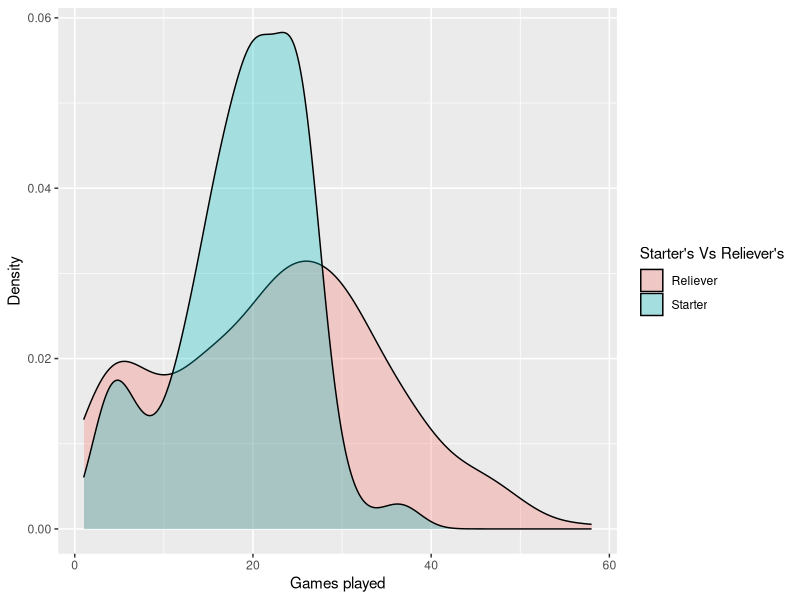
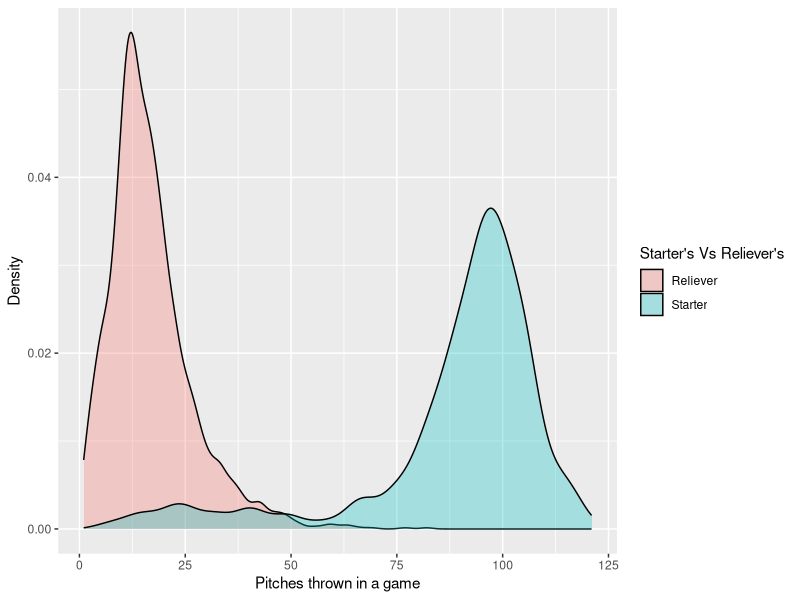
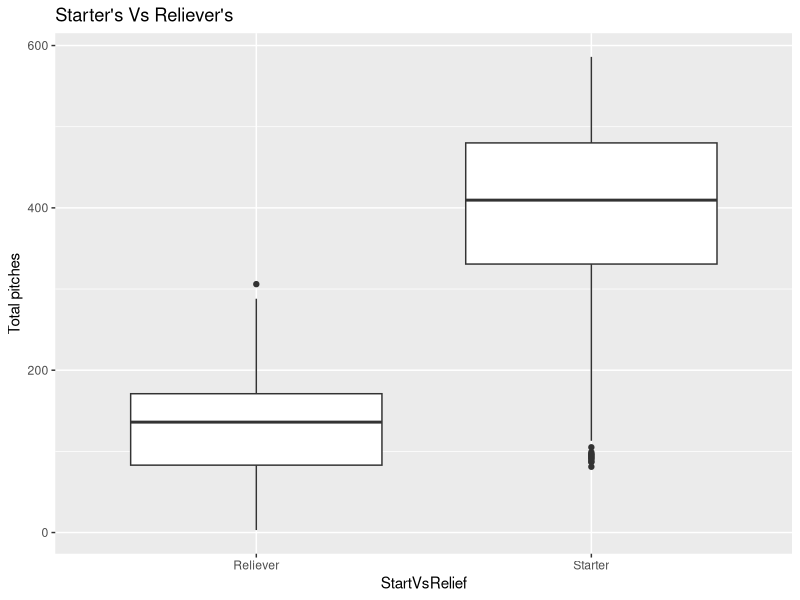
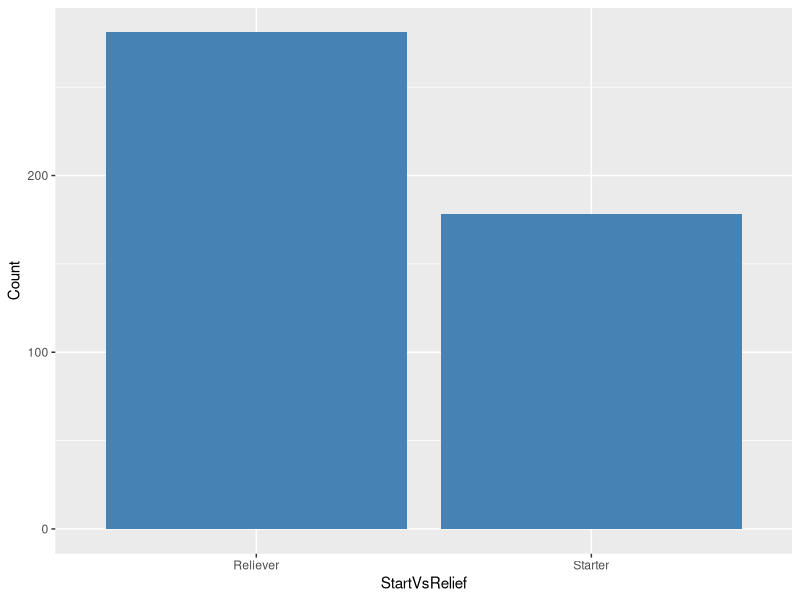
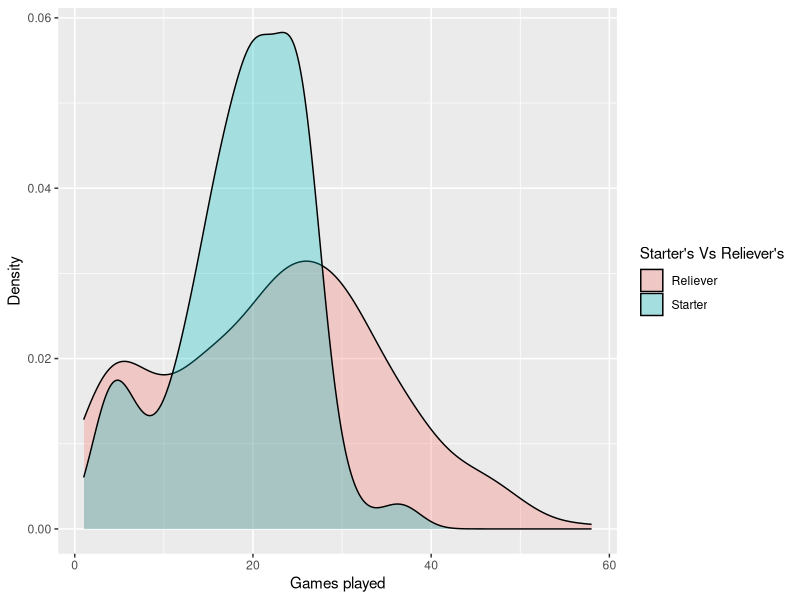
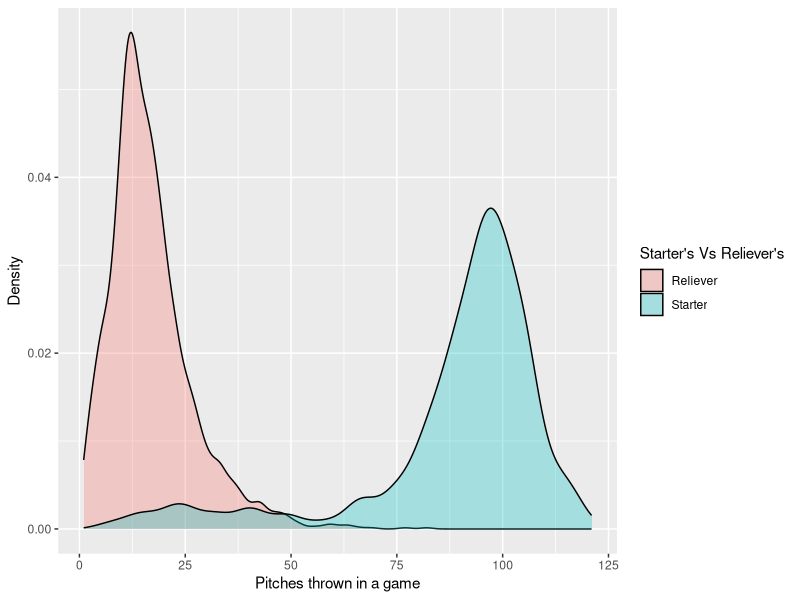
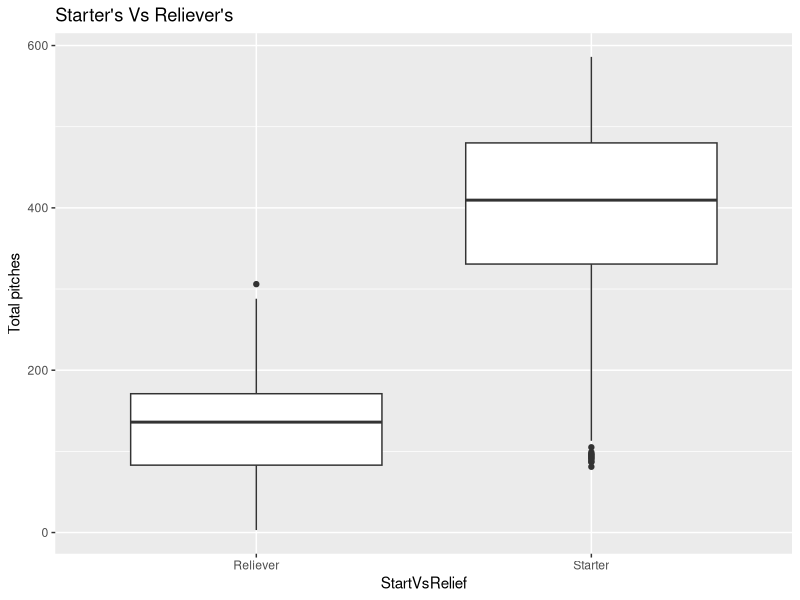
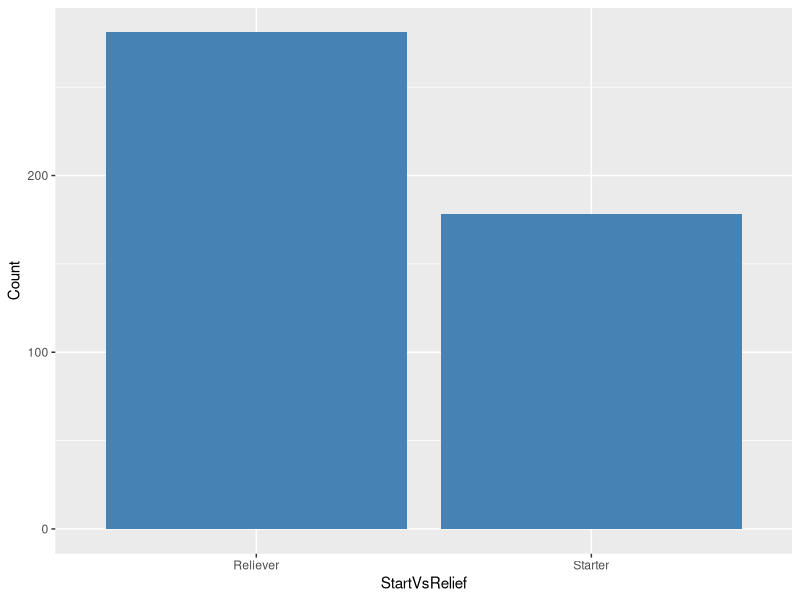

Source code (R) for these figures, in order:
library('ggplot2')

##### Games played #####
df <- read.csv('games_played.csv')

ggplot(df, aes(x = games_played, fill = StartVsRelief)) +
    geom_density(alpha = 0.3) +
    labs(x = 'Games played', y = 'Density', fill = "Starter's Vs Reliever's")
ggsave('games_played.pdf')

##### Pitches per game #####
df2 <- read.csv('pitch_per_game.csv')

ggplot(df2, aes(x = pitch_count, fill = StartVsRelief)) +
    geom_density(alpha = 0.3) +
    labs(x = 'Pitches thrown in a game', y = 'Density', fill = "Starter's Vs Reliever's")
ggsave('pitchers_per_game.pdf')

##### Total pitches #####
df3 <- read.csv('total_pitches.csv')
    
ggplot(df3, aes(x = StartVsRelief, y = pitch_count)) +
    geom_boxplot() +
    labs(title = "Starter's Vs Reliever's", y = 'Total pitches')
ggsave('total_pitches.pdf')

##### Total pitchers #####
df4 <- read.csv('total_pitchers.csv')

ggplot(df4, aes(x = StartVsRelief, y = Count)) +
    geom_bar(stat = 'identity', fill = 'steelblue') 
ggsave('total_pitchers.pdf')
